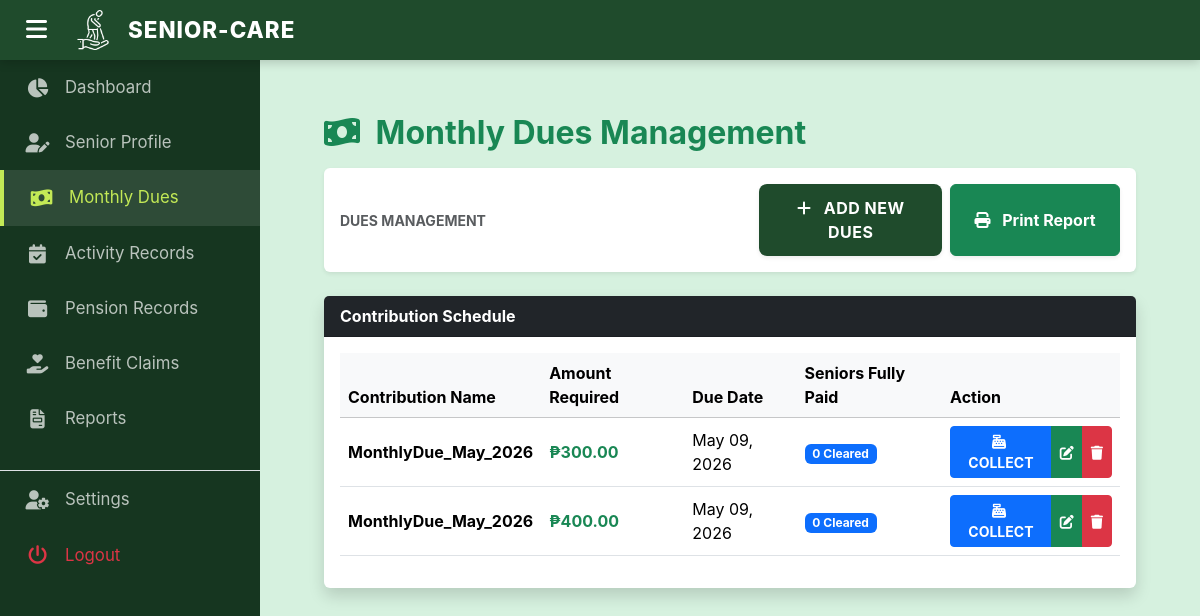
The page /admin/monthly_dues.php (signed in) on the database its author committed.
### tables this page shows
CREATE TABLE `monthly_dues_master` (
  `DuesID` int(11) NOT NULL,
  `Contribution_Name` varchar(100) NOT NULL,
  `Amount_Required` decimal(10,2) NOT NULL,
  `Due_Date` date NOT NULL
);

### admin/monthly_dues.php (the view, shortened to what this page needs)
<?php include('includes/session.php'); ?>
<!DOCTYPE html>
<html lang="en">
<head>
    <link href="https://cdn.jsdelivr.net/npm/simple-datatables@7.1.2/dist/style.min.css" rel="stylesheet" />
    <link href="https://cdn.jsdelivr.net/npm/bootstrap@5.3.3/dist/css/bootstrap.min.css" rel="stylesheet">
    <link rel="stylesheet" href="https://cdnjs.cloudflare.com/ajax/libs/font-awesome/6.4.0/css/all.min.css">
    <link href="css/style.css" rel="stylesheet" />
</head>
<body class="sb-nav-fixed">
    <?php include('includes/header.php'); ?>
    <?php include('includes/sidebar.php'); ?>
    <main id="main-content">
        <div class="container-fluid px-4">
            <h2 class="mt-4 fw-bold text-success"><i class="fa fa-money-bill-wave me-2"></i> Monthly Dues Management</h2>
            <div class="card mb-4 border-0 shadow-sm mt-3">
                <div class="card-body">
                    <div class="d-flex flex-column flex-md-row justify-content-between align-items-md-center gap-2">
                        <span class="text-muted small fw-bold mb-2 mb-md-0 text-center text-md-start">DUES MANAGEMENT</span>
                        <div class="d-flex flex-column flex-sm-row gap-2">
                            <button type="button" class="btn btn-forest shadow-sm w-100" data-bs-toggle="modal" data-bs-target="#addDuesModal">
                                <i class="fa fa-plus me-2"></i> Add New Dues
                            </button>
                            <button type="button" class="btn btn-success fw-bold shadow-sm w-100" onclick="printTable()">
                                <i class="fa fa-print me-2"></i> Print Report
                            </button>
                        </div>
                    </div>
                </div>
            </div>
            <div class="card mb-4 shadow border-0">
                <div class="card-header bg-dark text-white fw-bold">Contribution Schedule</div>
                <div class="card-body">
                    <div class="table-responsive">
                        <table id="datatablesSimple" class="table table-hover align-middle">
                            <thead class="table-light">
                                <tr>
                                    <th>Contribution Name</th>
                                    <th>Amount Required</th>
                                    <th>Due Date</th>
                                    <th>Seniors Fully Paid</th>
                                    <th>Action</th>
                                </tr>
                            </thead>
                            <tbody>
                                <?php
                                $query = mysqli_query($conn, "SELECT * FROM monthly_dues_master ORDER BY Due_Date DESC");
                                while ($row = mysqli_fetch_array($query)) {
                                    $did = $row['DuesID'];
                                    $pcount_q = mysqli_query($conn, "SELECT COUNT(DISTINCT OscaIDNo) as cleared_count FROM dues_payments WHERE DuesID = '$did' AND Payment_Status = 'Paid'");
                                    $pcount_data = mysqli_fetch_array($pcount_q);
                                    $pcount = $pcount_data['cleared_count'];
                                ?>
                                <tr>
                                    <td class="fw-bold"><?php echo $row['Contribution_Name']; ?></td>
                                    <td class="text-success fw-bold">₱<?php echo number_format($row['Amount_Required'], 2); ?></td>
                                    <td><?php echo date("M d, Y", strtotime($row['Due_Date'])); ?></td>
                                    <td><span class="badge bg-primary"><?php echo $pcount; ?> Cleared</span></td>
                                    <td>
                                        <div class="btn-group">
                                            <a href="dues_collection.php?id=<?php echo $did; ?>" class="btn btn-sm btn-primary fw-bold" title="Collect Payment">
                                                <i class="fa fa-cash-register me-1"></i> COLLECT
                                            </a>
                                            <button class="btn btn-sm btn-success" data-bs-toggle="modal" data-bs-target="#edit_dues_<?php echo $did; ?>" title="Edit">
                                                <i class="fa fa-edit"></i>
                                            </button>
                                            <button class="btn btn-sm btn-danger" data-bs-toggle="modal" data-bs-target="#del_dues_<?php echo $did; ?>" title="Delete">
                                                <i class="fa fa-trash"></i>
                                            </button>
                                        </div>
                                    </td>
                                </tr>
                                <?php } ?>
                            </tbody>
                        </table>
                    </div>
                </div>
            </div>
        </div>
    </main>
</body>
</html>

### admin/css/style.css (style rules this page uses)
:root { --forest-deep: #1F4B2C; --sidebar-dark: #163620; --accent-mint: #91EAAF; --lime-highlight: #C3E956; --bg-pale: #D6F1DF; --header-height: 60px; --sidebar-width: 260px; --sidebar-collapsed-width: 70px; --transition-speed: 0.3s; }
body { font-family: 'Inter', sans-serif; margin: 0; background-color: var(--bg-pale); overflow-x: hidden; color: #333; }
#main-content { margin-top: var(--header-height); margin-left: var(--sidebar-width); padding: 30px 40px; min-height: calc(100vh - var(--header-height)); transition: margin-left var(--transition-speed) ease; }
.btn-forest { background-color: var(--forest-deep); color: white !important; font-weight: 700; border: none; border-radius: 8px; padding: 12px 24px; transition: all 0.3s ease; text-transform: uppercase; letter-spacing: 0.5px; }
.table-responsive { display: block; width: 100%; overflow-x: auto; -webkit-overflow-scrolling: touch; }

### rows shown on the page
monthly_dues_master: Contribution_Name "MonthlyDue_May_2026", Amount_Required "300.00", Due_Date "May 09, 2026", pcount "0"
monthly_dues_master: Contribution_Name "MonthlyDue_May_2026", Amount_Required "400.00", Due_Date "May 09, 2026", pcount "0"
